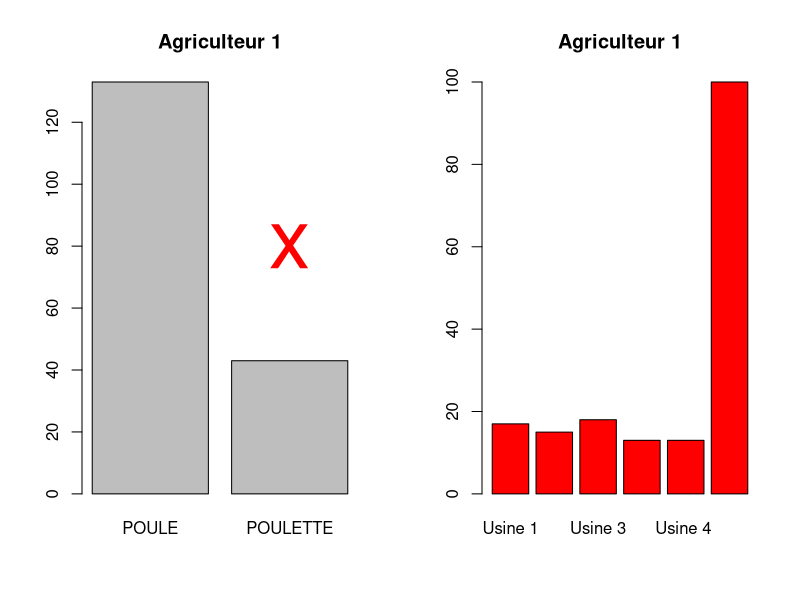
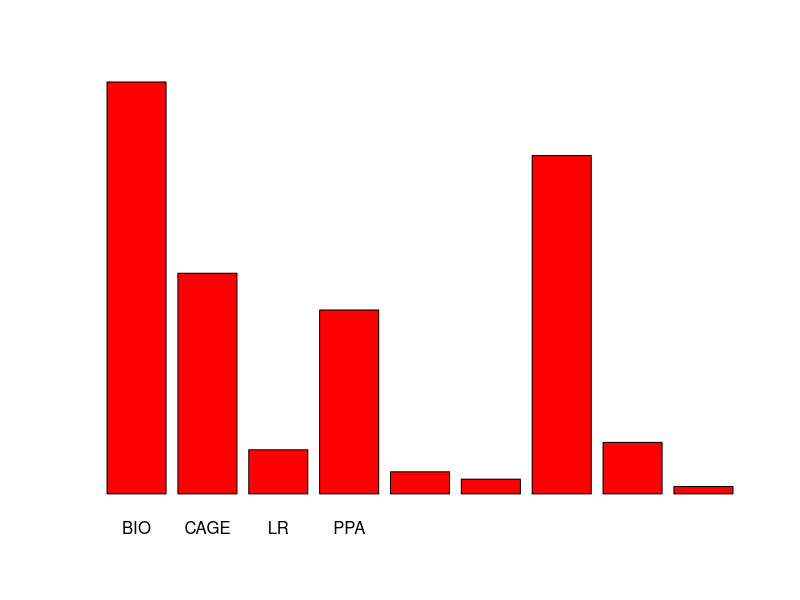

R code for these plots, in order: (Note: this script raises an error after producing the figures.)
##### Ce Code permet le traitement en ligne des variables quanti et quali #####
###### afin de créer un rapport sur Rmarkdown par la suite ######
#### le code sera à copier puis coller dans un fichier rmarkdown ####


#Importer le fichier CSV
dataTest <- read.table("JEU_1.csv",header=TRUE, na.strings = c("NA","-","VIDE"), sep=";", dec=",", row.names = )

head(dataTest)

## l= ligne agriculteur , à récupérer sur shiny ou même à tester ici en mettant par ex : l<- 3 pour l'agriculteur 3

l <- dataTest$ID[c(1)] 
l

#Boucle permettant de trier les  variavles quanti et quali , mais facultatif ici dans le cas 
# d'une analyse par ligne
p<-nrow(dataTest)
n<-ncol(dataTest)

qt <- NULL
ql <- NULL
for (i in 1:n){
  if (is.numeric(dataTest[,i])) {
    qt <- c(qt,i)
  }else{
    ql <- c(ql,i)
  }
}

data_quali<-dataTest[,ql]
head(data_quali)
data_quanti<-dataTest[,qt]
data_quanti<-data_quanti[,-1] #pour supprimer la colonne des identifiants 
head(data_quanti)

############################## Analyse par ligne ###########


### Analyse qualitative ###

  par(mfrow=c(1,2)) # cette fonction permet de configurer le nombre de graph à afficher sur une page
                    #Ici on afficher deux graph sur une même "horizontale"
  
  Monx <- 0.7 #Permet le positionnement de la croix sur le graphique
  if (dataTest$PROD[l]=="POULETTE") Monx=1.9
  
  barplot(table(dataTest$PROD), main=paste("Agriculteur",l)) #Graphique
  points(x=Monx,y=80, col="red", pch="x", cex=5)
  
  
  o <- which(levels(dataTest$ALIMENT)==dataTest$ALIMENT[l])
  table(dataTest$ALIMENT)
  coleur <- rep("grey", nlevels(dataTest$ALIMENT)) #Colorie toute les niveaux de la variable en gris sur le graph
  coleur[dataTest$ALIMENT[l]] <- "red" #Colorie en rouge le niveau correspondant à l'agriculteur "
  barplot(table(dataTest$ALIMENT), col=coleur, main=paste("Agriculteur",l)) #Graph
  
  par(mfrow=c(1,1)) #Idem que précédemment sauf qu'on affiche qu'un seul graph 
  
  p <- which(levels(dataTest$TYPE)==dataTest$TYPE[l])
  table(dataTest$TYPE)
  coleur <- rep("grey", nlevels(dataTest$TYPE))
  coleur[dataTest$TYPE[l]] <- "red"
  barplot(table(dataTest$TYPE), col=coleur, main=paste("Agriculteur",l))



### Analyse quantitative ###
  
  par(mfrow=c(1,1))
  
  q <- which(levels(dataTest$EstimationConso)==dataTest$EstimationConso[l])
  table(dataTest$EstimationConso)
  # définition de variable à stocker
  posi <-dataTest$NbPoules[c(l)] 
  posi2<-dataTest$EstimationConso[c(l)] 
  posi3<-dataTest$NbPoules[c(l)]

  
  
  hist(dataTest$EstimationConso, nclass = 10, prob = FALSE, col = "cornflowerblue", border = "white", 
       xlim = c(0, 0.0002), main =paste("Agriculteur",l), xlab = "Consommation", ylab = "Nombre d'éleveurs")
  text(0.000015, 55, paste("
                Estimation 
                Consommation 
                =", posi2), cex = 0.55) # La fonction text() permet d'insérer du texte
  abline(v=posi2,col="red",lwd=1.5,lty=1) #Permet d'afficher une barre verticale pour placer l'agriculteur
  
  
  hist(dataTest$NbPoules, nclass = 10, prob = FALSE, col = "cornflowerblue", border = "white", 
       xlim = c(0, 16000), main =paste("Agriculteur",l), xlab = "Nombre de poules", ylab = "Nombre d'éleveurs")
  
  text(13000, 32, paste("Nb Total 
          éleveurs =", sum(complete.cases(dataTest$NbPoules))), cex = 0.75)
 
  
  
  abline(v=posi,col="red",lwd=1.5,lty=1)
  text(3000, 30, paste("Nb poules de l'éleveur =", posi), cex = 0.55)

